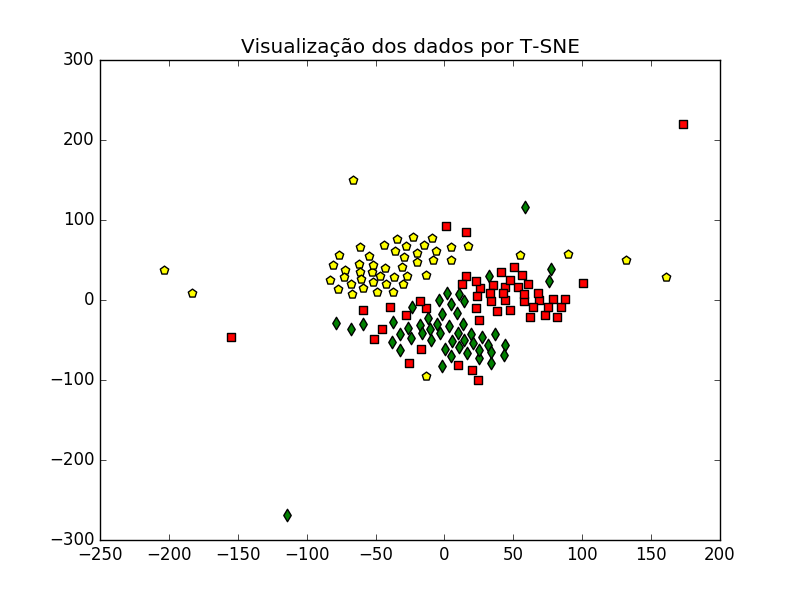

Reproduce this figure in Python.
#visalizando um dado muiltidimensional com o T-SNE
import sklearn.manifold as sk
import numpy as np
import pandas as pd
import matplotlib.pyplot as plt

data = pd.read_csv('resultado.csv')

sv = np.asarray(data['Tipo'])
#retirnado dado do DataFrame
del data['Unnamed: 0'] # naõ sei o porque mas ele está carregando lixo no arquivo
del (data['Tipo'])


tsne = sk.TSNE(n_components=2, random_state=0)

teste1 = tsne.fit_transform(data)

color={3:'red', 1:'yellow', 2:'green'}
marcadores={3:'s',2:'d',1:'p'}
plt.figure()

plt.title("Visualização dos dados por T-SNE")

for cl in range(0,150):
		cor = color[sv[cl]]
		mark = marcadores[sv[cl]]
		plt.scatter(teste1[cl,0],teste1[cl,1],c=cor,marker=mark,s=40)
plt.show()
